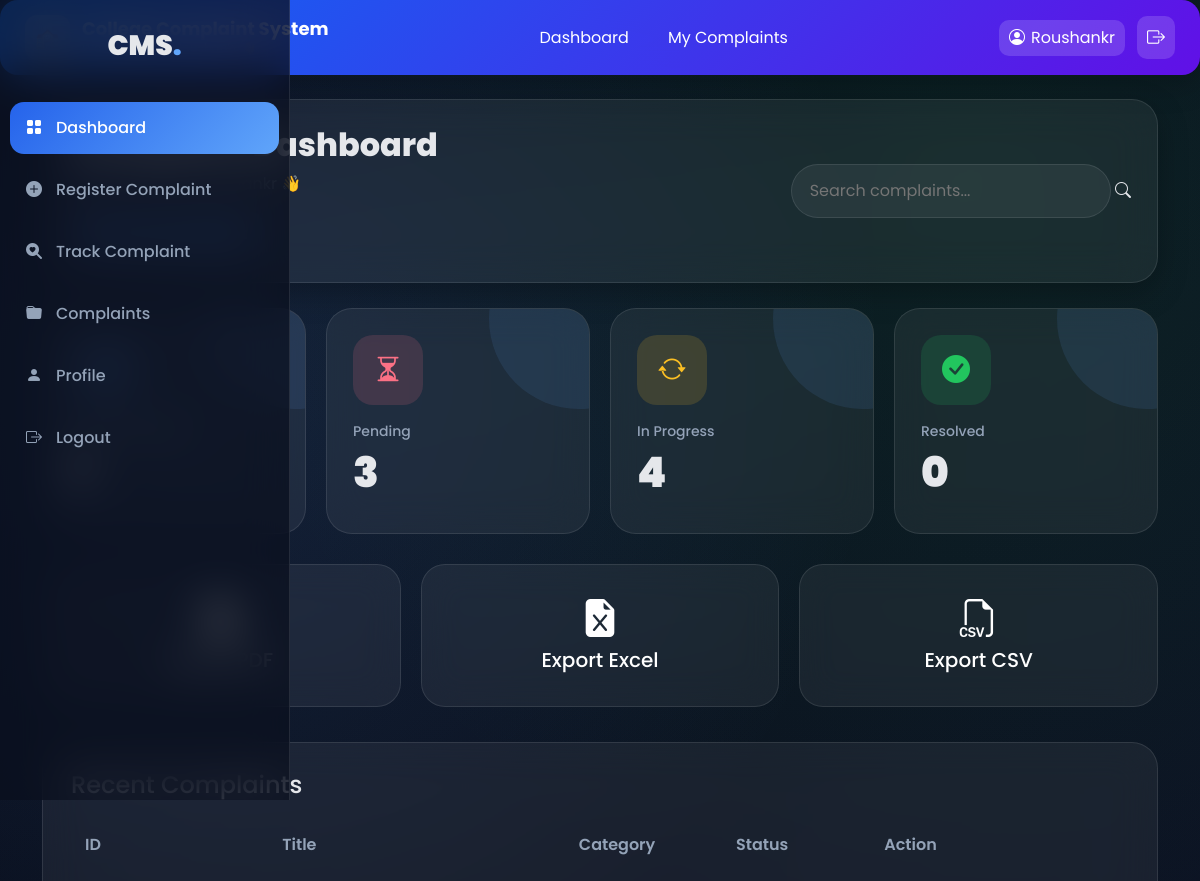
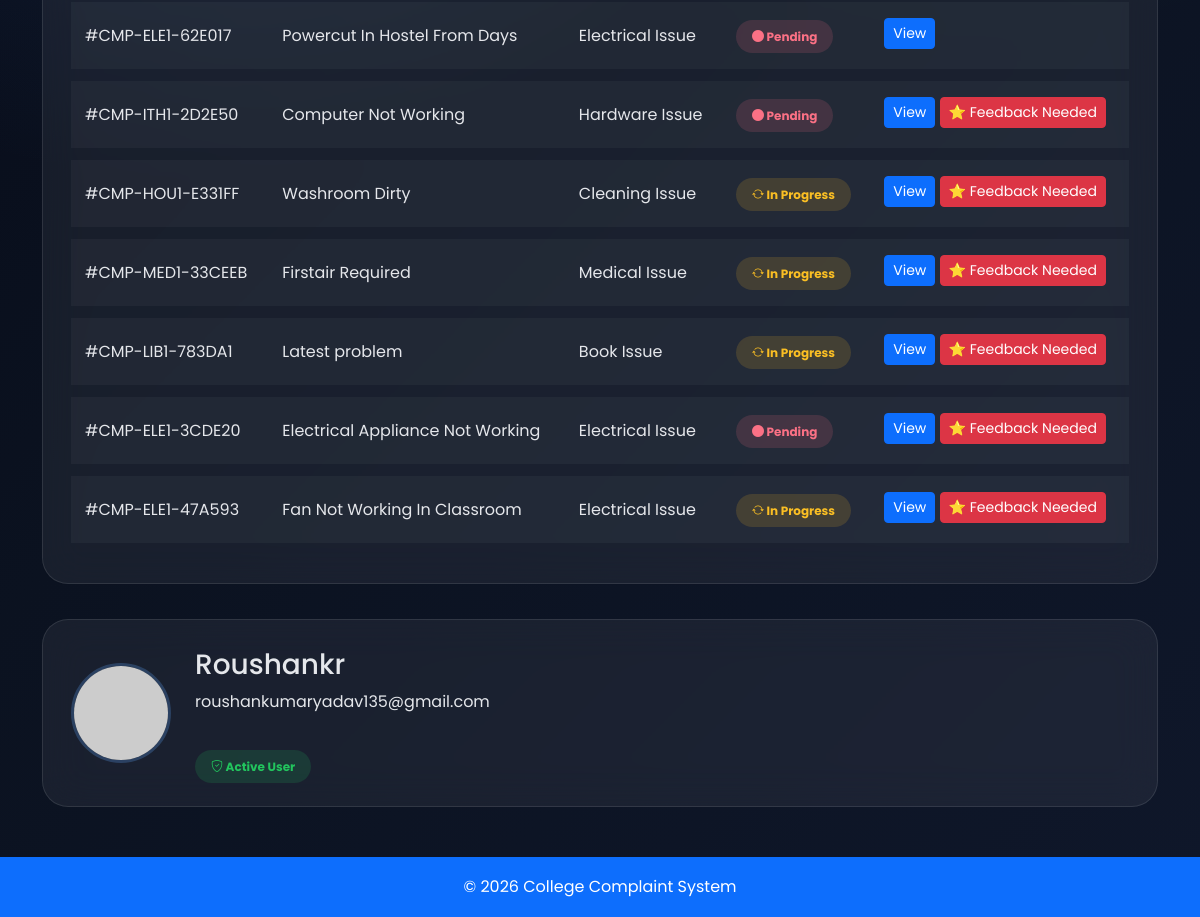
/dashboard/ (signed in), run on the app's committed database (2 pictures, top to bottom).
### complaints/models.py (models this page shows, shortened)
class Complaint(models.Model):
    complaint_id = models.CharField(
        max_length=20, unique=True, blank=True, null=True)
    STATUS_CHOICES = [
        ('Pending', 'Pending'),
        ('In Progress', 'In Progress'),
        ('Resolved', 'Resolved'),
    ]
    PRIORITY_CHOICES = [
        ('Low', 'Low'),
        ('Medium', 'Medium'),
        ('High', 'High'),
        ('EMERGENCY', 'Emergency'),
    ]
    user = models.ForeignKey(
        User, on_delete=models.CASCADE, null=True, blank=True)
    first_name = models.CharField(max_length=50)
    last_name = models.CharField(max_length=50, blank=True)
    email = models.EmailField()
    phone = models.CharField(max_length=15, blank=True, null=True)
    roll_number = models.CharField(max_length=50, blank=True, null=True)
    title = models.CharField(max_length=255, blank=True, null=True)
    description = models.TextField()
    category = models.ForeignKey('ComplaintCategory', on_delete=models.CASCADE)
    subcategory = models.ForeignKey(
        'ComplaintSubCategory',
        on_delete=models.CASCADE,
        null=True,
        blank=True
    )
    department = models.ForeignKey(
        'Department',
        on_delete=models.CASCADE,
        null=True,
        blank=True
    )
    location = models.CharField(max_length=255, blank=True, null=True)
    incident_date = models.DateField(null=True, blank=True)
    attachment = models.FileField(
        upload_to='complaints/', null=True, blank=True)
    is_anonymous = models.BooleanField(default=False)
    role = models.CharField(max_length=50, default="Student")
    priority = models.CharField(
        max_length=20,
        choices=PRIORITY_CHOICES,
        default='Low'
    )
    status = models.CharField(
        max_length=20,
        choices=STATUS_CHOICES,
        default='Pending'
    )
    assigned_to = models.ForeignKey(
        User,
        on_delete=models.SET_NULL,
        null=True,
        blank=True,
        related_name="assigned_complaints"
    )
    remarks = models.TextField(null=True, blank=True)
    created_at = models.DateTimeField(auto_now_add=True)
    updated_at = models.DateTimeField(auto_now=True)
    assigned_at = models.DateTimeField(blank=True, null=True)
    processing_at = models.DateTimeField(blank=True, null=True)
    resolved_at = models.DateTimeField(blank=True, null=True)

class ComplaintCategory(models.Model):
    department = models.ForeignKey(Department, on_delete=models.CASCADE)
    name = models.CharField(max_length=150)
    def __str__(self):
        return self.name

### complaints/views.py (the view)
# urls.py: path('dashboard/', views.dashboard, name='dashboard'),
@login_required
def dashboard(request):
    user = request.user
    if user.is_superuser:
        complaints = Complaint.objects.all()
    else:
        profile = UserProfile.objects.filter(
            user=user
        ).first()
        if profile and profile.role.lower() == "department head":
            complaints = Complaint.objects.filter(
                assigned_to=user
            ).select_related('user', 'assigned_to')
        else:
            complaints = Complaint.objects.filter(
                user=user
            )
            dashboard_complaints = complaints.order_by('-id')[:10]
            for c in dashboard_complaints:
                c.show_feedback = False
                if not user.is_superuser:
                    profile = UserProfile.objects.filter(
                        user=user
                    ).first()
                    if profile and profile.role.lower() != "department head":
                        days_open = (
                            timezone.now() - c.created_at
                        ).days
                        if (
                            days_open >= 7
                            and c.status in [
                                "Pending",
                                "In Progress"
                            ]
                        ):
                            c.show_feedback = True
    context = {
        "complaints": dashboard_complaints,
        "total_complaints":
        complaints.count(),
        "pending":
        complaints.filter(
            status="Pending"
        ).count(),
        "in_progress":
        complaints.filter(
            status="In Progress"
        ).count(),
        "resolved":
        complaints.filter(
            status="Resolved"
        ).count()
    }
    return render(
        request,
        "complaints/dashboard.html",
        context
    )

### complaints/templates/complaints/dashboard.html (shortened to what this page needs)
{% extends 'complaints/base.html' %}
{% block content %}
<link rel="stylesheet" href="https://cdn.jsdelivr.net/npm/bootstrap-icons@1.11.3/font/bootstrap-icons.min.css">
<div class="sidebar">
    <div class="logo">
        CMS<span>.</span>
    </div>
    <a href="#" class="active">
        <i class="bi bi-grid-fill"></i>
        Dashboard
    </a>
    <a href="/complaints/register-complaint/">
        <i class="bi bi-plus-circle-fill"></i>
        Register Complaint
    </a>
    <a href="{% url 'track_complaint' %}">
        <i class="bi bi-search-heart-fill"></i>
        Track Complaint
    </a>
    <a href="#complaints">
        <i class="bi bi-folder-fill"></i>
        Complaints
    </a>
    <a href="{% url 'profile' %}">
        <i class="bi bi-person-fill"></i>
        Profile
    </a>
    <a href="{% url 'logout' %}">
        <i class="bi bi-box-arrow-right"></i>
        Logout
    </a>
</div>
<div class="topbar">
    <div>
        <h2>Complaint Dashboard</h2>
        <p>Welcome back {{ request.user.username }} 👋</p>
        <div style="margin-top:12px;">
            <a href="{% url 'track_complaint' %}"
               style="
               text-decoration:none;
               padding:10px 18px;
               border-radius:14px;
               background:rgba(59,130,246,0.15);
               color:#60a5fa;
               font-weight:600;
               display:inline-flex;
               align-items:center;
               gap:8px;
               transition:0.3s;
               ">
                <i class="bi bi-search-heart-fill"></i>
                Track Complaint
            </a>
        </div>
    </div>
        <div class="search-box">
            <input type="text" placeholder="Search complaints...">
            <i class="bi bi-search"></i>
        </div>
    </div>
    <div class="stats-grid">
        <div class="stats-card">
            <div class="stats-icon blue">
                <i class="bi bi-files"></i>
            </div>
            <h5>Total Complaints</h5>
            <h3>{{ total_complaints }}</h3>
        </div>
        <div class="stats-card">
            <div class="stats-icon red">
                <i class="bi bi-hourglass-split"></i>
            </div>
            <h5>Pending</h5>
            <h3>{{ pending }}</h3>
        </div>
        <div class="stats-card">
            <div class="stats-icon orange">
                <i class="bi bi-arrow-repeat"></i>
            </div>
            <h5>In Progress</h5>
            <h3>{{ in_progress }}</h3>
        </div>
        <div class="stats-card">
            <div class="stats-icon green">
                <i class="bi bi-check-circle-fill"></i>
            </div>
            <h5>Resolved</h5>
            <h3>{{ resolved }}</h3>
        </div>
    </div>
    <div class="quick-actions">
        <a href="{% url 'export_pdf' %}" class="quick-card">
            <i class="bi bi-file-earmark-pdf-fill"></i>
            <h5>Export PDF</h5>
        </a>
        <a href="{% url 'export_excel' %}" class="quick-card">
            <i class="bi bi-file-earmark-excel-fill"></i>
            <h5>Export Excel</h5>
        </a>
        <a href="{% url 'export_csv' %}" class="quick-card">
            <i class="bi bi-filetype-csv"></i>
            <h5>Export CSV</h5>
        </a>
    </div>
    <div class="table-section" id="complaints">
        <h4>Recent Complaints</h4>
        <div class="table-responsive">
            <table>
                <thead>
                    <tr>
                        <th>ID</th>
                        <th>Title</th>
                        <th>Category</th>
                        <th>Status</th>
                        {% if request.user.userprofile.role == "student" or request.user.userprofile.role == "teacher" or request.user.userprofile.role == "staff" %}
                            <th>Action</th>
                        {% endif %}
                    </tr>
                </thead>
                <tbody>
                    {% for c in complaints %}
                    <tr>
                        <td>#{{ c.complaint_id }}</td>
                        <td>{{ c.title }}</td>
                        <td>{{ c.category }}</td>
                        <td>
                            {% if c.status == "Pending" %}
                                <span class="status-badge pending-status">
                                    <i class="bi bi-circle-fill"></i> Pending
                                </span>
                            {% elif c.status == "In Progress" %}
                                <span class="status-badge progress-status">
                                    <i class="bi bi-arrow-repeat"></i> In Progress
                                </span>
                            {% else %}
                                <span class="status-badge resolved-status">
                                    <i class="bi bi-check-circle-fill"></i> Resolved
                                </span>
                            {% endif %}
                        </td>
                        <td>
                            {% if request.user.is_superuser %}
                                <form method="POST" action="{% url 'assign_complaint' c.id %}">
                                    {% csrf_token %}
                                    <select name="head_id"
                                            class="form-select form-select-sm mb-2">
                                        <option value="">
                                            Assign Department Head
                                        </option>
                                        {% for head in department_heads %}
                                            <option value="{{ head.id }}">
                                                {{ head.username }}
                                            </option>
                                        {% endfor %}
                                    </select>
                                    <button type="submit"
                                            class="btn btn-primary btn-sm w-100">
                                        Assign
                                    </button>
                                </form>
                            {% else %}
                                {% if request.user.is_authenticated %}
                                    <a href="{% url 'complaint_detail' c.id %}"
                                       class="btn btn-primary btn-sm mb-1">
                                        View
                                    </a>
                                    {% if c.show_feedback %}
                                        <a href="{% url 'submit_feedback' c.id %}"
                                           class="btn btn-danger btn-sm mb-1 feedback-alert">
                                            ⭐ Feedback Needed
                                        </a>
                                    {% endif %}
                                {% endif %}
                            {% endif %}
                        </td>
                    </tr>
                    {% endfor %}
                    </tbody>
            </table>
        </div>
    </div>
    <div class="profile-box">
        <img src="https://i.pravatar.cc/200?img=12">
        <div>
            <h3>{{ request.user.username }}</h3>
            <p>{{ request.user.email }}</p>
            <br>
            <span class="status-badge resolved-status">
                <i class="bi bi-shield-check"></i> Active User
            </span>
        </div>
    </div>
</div>
{% endblock %}

### complaints/templates/complaints/base.html (shortened to what this page needs)
{% load static %}
<!doctype html>
<html lang="en">
  <head>
    <link
      href="https://cdn.jsdelivr.net/npm/bootstrap@5.3.3/dist/css/bootstrap.min.css"
      rel="stylesheet"
    />
    <link
      href="https://cdn.jsdelivr.net/npm/bootstrap-icons@1.11.3/font/bootstrap-icons.min.css"
      rel="stylesheet"
    />
  </head>
  <body>
    <div class="topnav">
      <div class="nav-left">
        <div class="logo-badge">🏫</div>
        <div>
          <h2>College Complaint System</h2>
          <p>Welcome back {{request.user.username}} 👋</p>
        </div>
      </div>
      <div class="nav-center">
        {% if user.is_authenticated %} {% if not user.is_superuser %}
        <a href="{% url 'dashboard' %}" class="nav-item"> Dashboard </a>
        {% endif %}
        <a href="/my-complaints/" class="nav-item"> My Complaints </a>
         {% endif %}
      </div>
      <div class="nav-right">
        {% if user.is_authenticated %}
        <div class="user-box">
          <i class="bi bi-person-circle"></i>
          <span> {{request.user.username}} </span>
        </div>
        <a href="/logout/" class="logout-btn">
          <i class="bi bi-box-arrow-right"> </i>
        </a>
        {% else %}
        <a href="/login/" class="nav-item"> Login </a>
        <a href="/register/" class="nav-item"> Register </a>
        {% endif %}
      </div>
    </div>
    <div class="container mt-4">
       {% block content %} {% endblock %}
    <div class="footer">© 2026 College Complaint System</div>
  </body>
</html>

### complaints/templates/complaints/base.html (style rules this page uses)
* { font-family: "Poppins", sans-serif; }
body { background: #f4f7fc; margin: 0; padding: 0; }
.topnav { position: sticky; top: 0; z-index: 999; display: flex; justify-content: space-between; align-items: center; padding: 15px 25px; margin-bottom: 20px; background: linear-gradient( 135deg, rgba(13, 110, 253, 0.95), rgba(102, 16, 242, 0.95) ); backdrop-filter: blur(15px); border-radius: 18px; box-shadow: 0 10px 30px rgba(0, 0, 0, 0.2); color: white; }
.nav-left { display: flex; align-items: center; gap: 12px; }
.logo-badge { width: 45px; height: 45px; border-radius: 12px; background: rgba(255, 255, 255, 0.2); display: flex; align-items: center; justify-content: center; font-size: 20px; }
.nav-left h2 { margin: 0; font-size: 18px; font-weight: 700; }
.nav-left p { margin: 0; font-size: 12px; opacity: 0.8; }
.nav-center { display: flex; gap: 15px; }
.nav-item { color: white; text-decoration: none; padding: 8px 12px; border-radius: 10px; transition: 0.3s; }
.nav-right { display: flex; align-items: center; gap: 12px; }
.user-box { display: flex; gap: 6px; padding: 6px 10px; background: rgba(255, 255, 255, 0.15); border-radius: 10px; }
.logout-btn { color: white; font-size: 18px; padding: 8px 10px; border-radius: 10px; background: rgba(255, 255, 255, 0.15); text-decoration: none; transition: 0.3s; }
.footer { background: #0d6efd; color: white; padding: 18px; text-align: center; margin-top: 50px; }

### data on the page
Complaint: complaint_id "CMP-ELE1-62E017", title "Powercut In Hostel From Days", category "Electrical Issue", status "Pending" (drawn), shows "View"
Complaint: complaint_id "CMP-ITH1-2D2E50", title "Computer Not Working", category "Hardware Issue", status "Pending" (drawn), shows "View", shows "⭐ Feedback Needed"
Complaint: complaint_id "CMP-HOU1-E331FF", title "Washroom Dirty", category "Cleaning Issue", status "In Progress" (drawn), shows "View", shows "⭐ Feedback Needed"
Complaint: complaint_id "CMP-MED1-33CEEB", title "Firstair Required", category "Medical Issue", status "In Progress" (drawn), shows "View", shows "⭐ Feedback Needed"
Complaint: complaint_id "CMP-LIB1-783DA1", title "Latest problem", category "Book Issue", status "In Progress" (drawn), shows "View", shows "⭐ Feedback Needed"
Complaint: complaint_id "CMP-ELE1-3CDE20", title "Electrical Appliance Not Working", category "Electrical Issue", status "Pending" (drawn), shows "View", shows "⭐ Feedback Needed"
Complaint: complaint_id "CMP-ELE1-47A593", title "Fan Not Working In Classroom", category "Electrical Issue", status "In Progress" (drawn), shows "View", shows "⭐ Feedback Needed"

### other printed values
{{ request.user.username }} "Roushankr"
{{ total_complaints }} "7"
{{ pending }} "3"
{{ in_progress }} "4"
{{ resolved }} "0"
{{ request.user.email }} "roushankumaryadav135@gmail.com"
